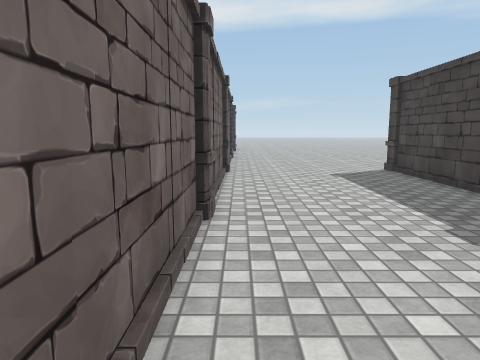
view 1 (above)

16 first-person views from a walk through a 3-D level made in the Unity game engine. The camera is 1.3 m above the floor, tilts 8° down and sees 70° across. The floor is counted in squares, 1 m on a side. Each view is taken from the middle of a square. On the plan, view 1 faces up. The plan holds only what a view shows up to about 15 squares ahead; the rest is blank. The place goes on beyond the plan. The player character is not drawn. Some animated figures are not drawn. Some surface patterns are stand-ins.

view 2
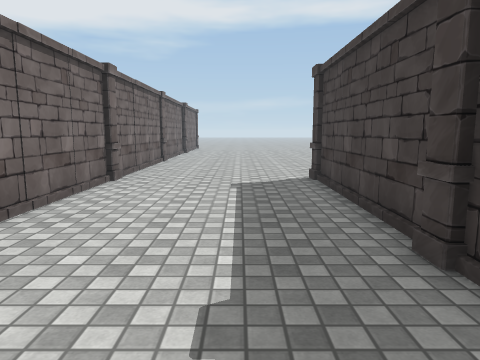

view 3
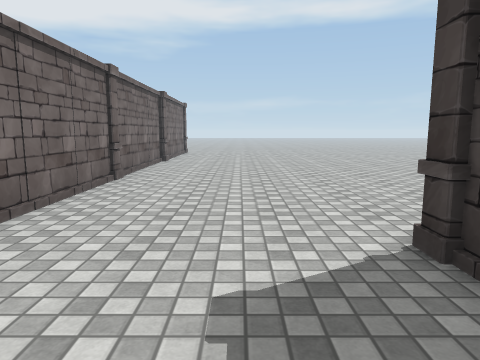

view 4
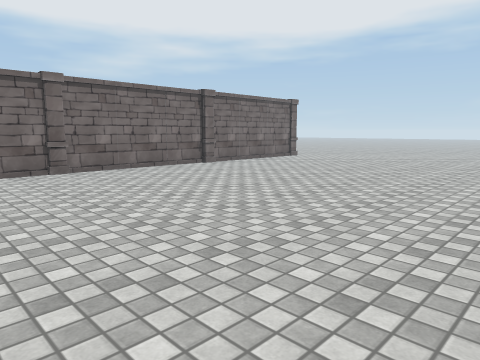

view 5
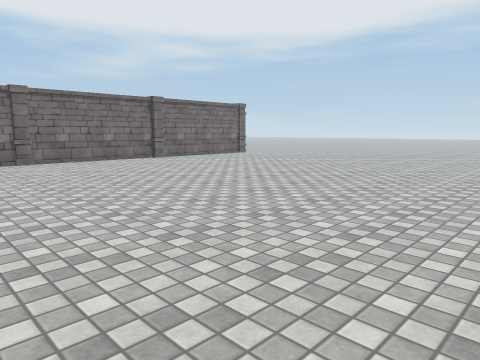

view 6
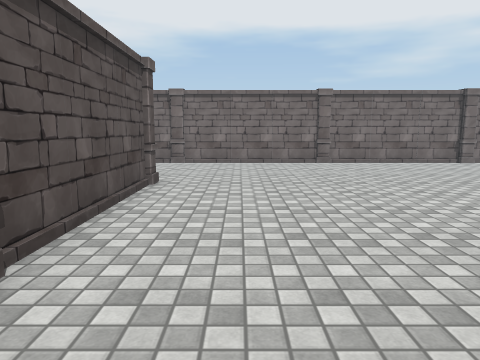

view 7
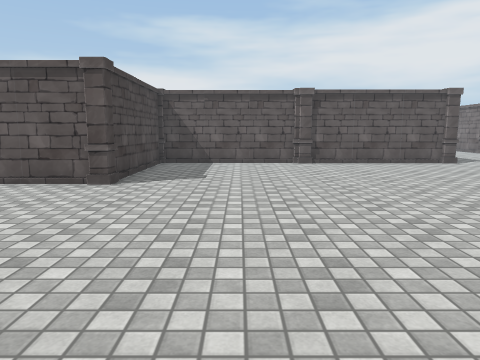

view 8
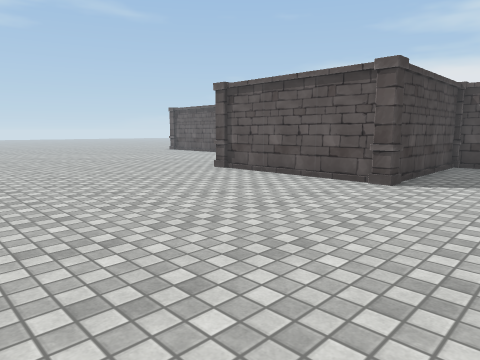

view 9
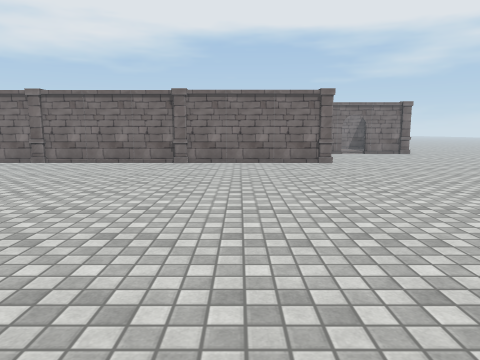

view 10
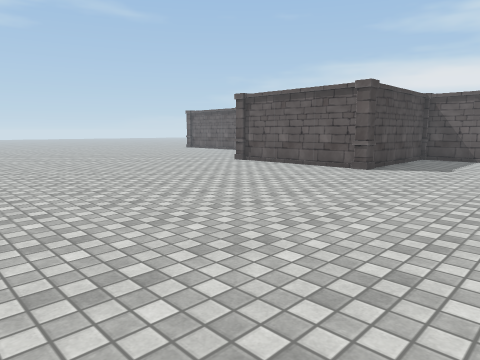

view 11
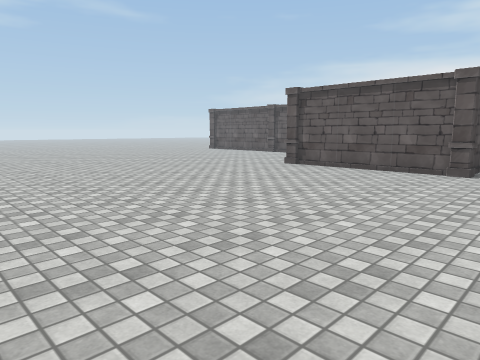

view 12
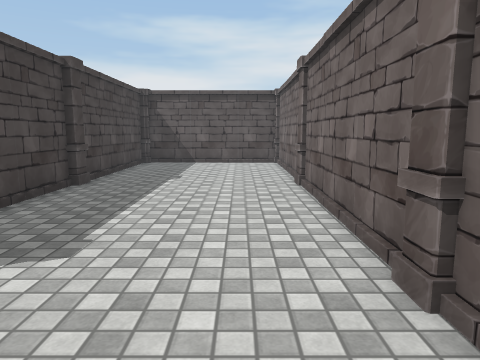

view 13
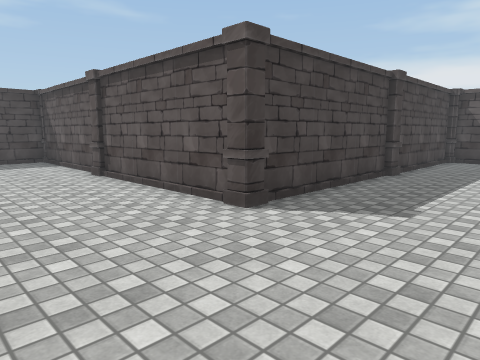

view 14
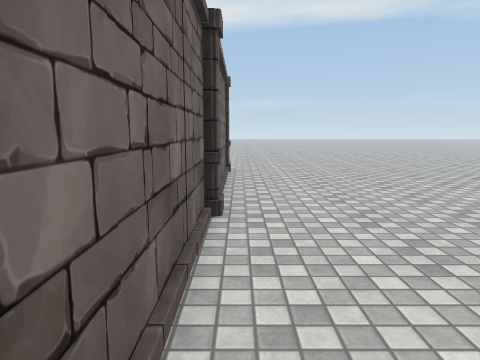

view 15
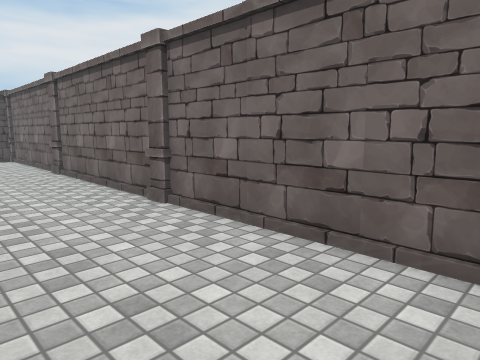

view 16
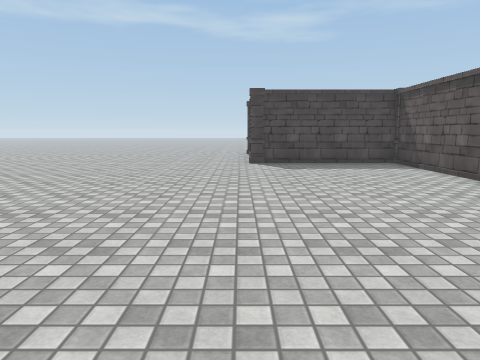

### Floor plan
Points are (right, up) in squares from view 1. A wall is a line through its corners. A room is listed if a view was taken in it or the views show most of it. See-through windows are left out.
Room 1 (views 1, 2, 3, 4, 5, 6, 7, 8, 9, 10, 11, 12, 13, 14, 15, 16)
walls: (12.4, 11.5) (16.5, 11.5); (17.8, 17.4) (23.2, 17.4); (5.5, 11.7) (10.6, 11.7); (17.4, 11.5) (17.4, 17.1); (-0.5, 22.6) (-0.5, 5.6); (-0.5, 28.5) (-0.5, 24.5); (5.2, 5.6) (5.2, 11.4); (-0.5, 4.6) (-0.5, -0.4); (5.2, -0.5) (5.2, 4.6); (-0.5, -0.6) (4.8, -0.7)
ways out: opening at (24, 18)
objects: pillar (-1, 5); pillar (-1, 11) to (0, 11); pillar (-1, 17) to (0, 18); pillar (-1, 23); pillar (-1, 23) to (0, 24); pillar (5, 5); pillar (5, 12); pillar (11, 12); pillar (12, 11); pillar (17, 17)

Positions as (right, up) in squares from view 1, and headings:
1: (0, 0), facing up
2: (3, 2), facing up
3: (3, 8), facing up
4: (11, 14), facing up-left
5: (15, 14), facing up-left
6: (14, 14), facing left
7: (14, 26), facing down
8: (14, 26), facing down-right
9: (14, 26), facing left
10: (12, 29), facing down-right
11: (15, 29), facing down-right
12: (1, 14), facing down
13: (1, 16), facing down-right
14: (0, 18), facing up
15: (3, 17), facing down-left
16: (3, 18), facing right
